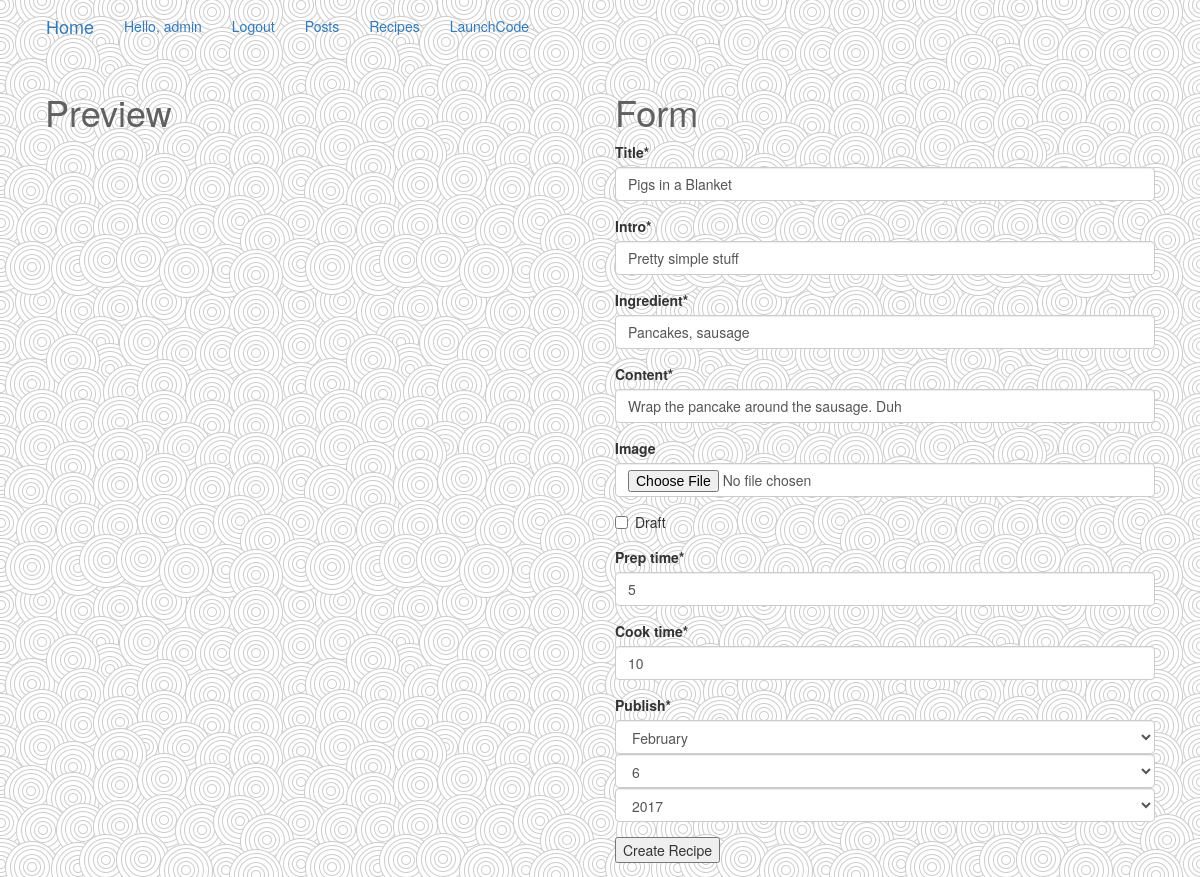
/recipes/pigs/edit/ (signed in), run on the app's committed database.
### recipes/models.py (models this page shows, shortened)
class Recipe(models.Model):
    user = models.ForeignKey(settings.AUTH_USER_MODEL, default=1)
    title = models.CharField(max_length=150)
    prep_time = models.IntegerField(default=0)#new
    cook_time = models.IntegerField(default=0)#new
    intro = models.TextField() #new
    slug = models.SlugField(unique=True) #creates url based on title of model rather than pk -- delete all media files and db as well
    image = models.ImageField(upload_to=upload_location,
            null=True,
            blank=True,
            width_field="width_field",
            height_field="height_field")
    height_field = models.IntegerField(default=0)
    width_field = models.IntegerField(default=0)#new
    ingredient = models.TextField()
    content = models.TextField()
    draft = models.BooleanField(default=False)
    publish = models.DateField(auto_now=False, auto_now_add=False)
    updated = models.DateTimeField(auto_now=True, auto_now_add=False)
    timestamp = models.DateTimeField(auto_now=False, auto_now_add=True)
    objects = RecipeManager() #instantiating PostManager into model #refactor
    class Meta:
        ordering = ["-timestamp", "-updated"]

### recipes/views.py (the view)
# urls.py: url(r'^(?P<slug>[\w-]+)/edit/$', recipe_update, name='update'),
def recipe_update(request, slug=None):
    if not request.user.is_staff or not request.user.is_superuser:
        raise Http404
    instance = get_object_or_404(Recipe, slug=slug)
    form = RecipeForm(request.POST or None, request.FILES or None, instance=instance)
    if form.is_valid():
        instance = form.save(commit=False)
        instance.save()
        messages.success(request, "<a href='#'>Item</a> Saved", extra_tags='html_safe')
        return HttpResponseRedirect(instance.get_absolute_url())
    context = {
        "title": "instance.title",
        "instance": instance,
        "form": form,
    }
    return render(request, "recipe_form.html", context)

### recipes/forms.py
class RecipeForm(forms.ModelForm):
    content = forms.CharField(widget=PagedownWidget(show_preview=False))
    ingredient = forms.CharField(widget=PagedownWidget(show_preview=False))
    intro = forms.CharField(widget=PagedownWidget(show_preview=False))
    publish = forms.DateField(widget=forms.SelectDateWidget)
    class Meta:
        model = Recipe
        fields = [
            "title",
            "intro",
            "ingredient",
            "content",
            "image",
            "draft",
            "prep_time",
            "cook_time",
            "publish",
        ]

### templates/recipe_form.html (shortened to what this page needs)
{% extends "base.html" %}
{% load crispy_forms_tags %}
{% block content %}
<div class="col-sm-6">
<h1>Preview</h1>
</div>
<div class="col-sm-6">
<h1>Form</h1>
<form method='POST' action='' enctype="multipart/form-data">{% csrf_token %}
{{ form|crispy }}
<input type="submit" class'btn btn-default' value='Create Recipe'/>
</form>
</div>
{% endblock %}

### templates/base.html (shortened to what this page needs)
{%load staticfiles %}
<html>
<head>
	<link rel="stylesheet" href="https://maxcdn.bootstrapcdn.com/bootstrap/3.3.7/css/bootstrap.min.css">
	<link rel="stylesheet" href="https://maxcdn.bootstrapcdn.com/bootstrap/3.3.7/css/bootstrap-theme.min.css">
  <link rel="stylesheet" href="https://maxcdn.bootstrapcdn.com/font-awesome/4.7.0/css/font-awesome.min.css">
	<link rel="stylesheet" href='{% static "css/base.css" %}'/>
</head>
<body>
<div class='container'>
<nav class="navbar navbar-blue">
        <div class="container-fluid">
        <div class="navbar-header">
            <a class="navbar-brand" href="{% url 'posts:home' %}">Home</a>
        </div>
             <div class="collapse navbar-collapse" id="mynav">
                <ul class="nav navbar-nav">
                    {% if user.is_authenticated %}
                    <li><a>Hello, {{ user.username }}</a></li>
                    <li><a href="{% url 'logout' %}">Logout</a></li>
                    {% else %}
                    <li><a href='{% url "register" %}'>Register</a></li>
                    <li><a href="{% url 'login' %}">Login</a></li>
                    {% endif %}
                    <li><a href="{% url 'posts:list' %}">Posts</a></li>
                    <li><a href="{% url 'recipes:list' %}">Recipes</a></li>
                 <li><a href="http://launchcode.org">LaunchCode</a></li>
                </ul>
             </div>
        </div>
    </nav>
	{% block content %}{% endblock content %}
	</div>
</body>
</html>

### static/css/base.css (style rules this page uses)
h1 { color: #606060; }
body { background-image: url("swirl_pattern.png"); background size: 50%; }

### data on the page
Recipe: title "Pigs in a Blanket", intro "Pretty simple stuff", ingredient "Pancakes, sausage", content "Wrap the pancake around the sausage. Duh", prep_time "5", cook_time "10"

### other printed values
{{ user.username }} "admin"
